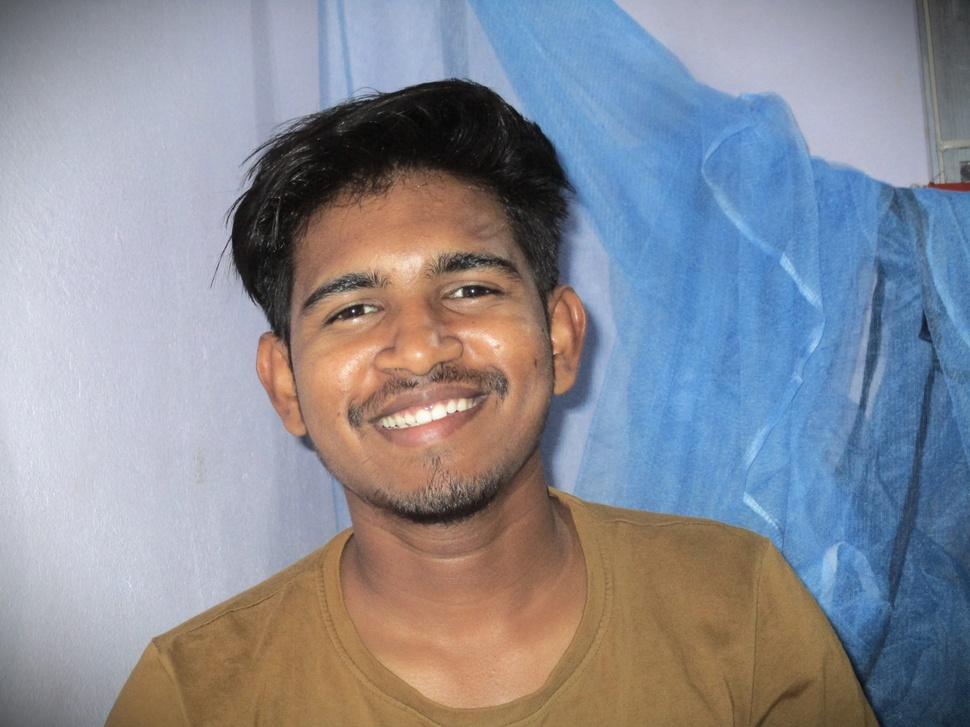
#> input picture week1/python_libraries/Numpy/image1.jpg, 970 x 727 px, shrunk from 5152 x 3864 before the run
$ python imageProcessing.py
#> lines starting #> are read from the running program, lines starting #| are printed output that depends on the picture; after the words box and inside, x2 and y2 are one past the last pixel; in counts of white or black regions, pixels touching at a corner belong together
import numpy as np
import matplotlib.pyplot as plt
import os

# Get the directory where this script is located
script_dir = os.path.dirname(os.path.abspath(__file__))
image_path = os.path.join(script_dir, 'image1.jpg')

# Load an image from file
image = plt.imread(image_path)
#> image is the input picture: shape (727, 970, 3); mean R, G, B 137.6, 139.9, 149.4
image_data = image / 255.0  # Normalize pixel values to [0, 1]
print(f"Original image shape: {image.shape}")
#| Original image shape: (727, 970, 3)

plt.figure(figsize=(12, 4))

# Display original image
plt.subplot(1, 2, 1)
plt.title('Original Image')
plt.imshow(image)
plt.axis('off')

# Display histogram
plt.subplot(1, 2, 2)
plt.title('Histogram')
plt.hist(image_data.ravel(), bins=256, color='orange', alpha=0.7)
plt.xlabel('Pixel Intensity')
plt.ylabel('Frequency')
plt.xlim([0, 1])
plt.grid()

plt.tight_layout()
plt.show()
#> figure, not shown here; panel 2: tallest bar 21441 high, from x = 0.796 to 0.8

# === IMAGE ANALYSIS TECHNIQUES ===

# 1. Basic Image Statistics
print("\n=== IMAGE STATISTICS ===")
print(f"Image dimensions: {image.shape}")
#| Image dimensions: (727, 970, 3)
print(f"Data type: {image.dtype}")
#| Data type: uint8
print(f"Min pixel value: {np.min(image)}")
#| Min pixel value: 4
print(f"Max pixel value: {np.max(image)}")
#| Max pixel value: 255
print(f"Mean pixel value: {np.mean(image):.2f}")
#| Mean pixel value: 142.32
print(f"Standard deviation: {np.std(image):.2f}")
#| Standard deviation: 52.97

# 2. Channel Analysis (for RGB images)
if len(image.shape) == 3:
    print(f"\n=== RGB CHANNEL ANALYSIS ===")
    red_channel = image[:, :, 0]
    green_channel = image[:, :, 1]
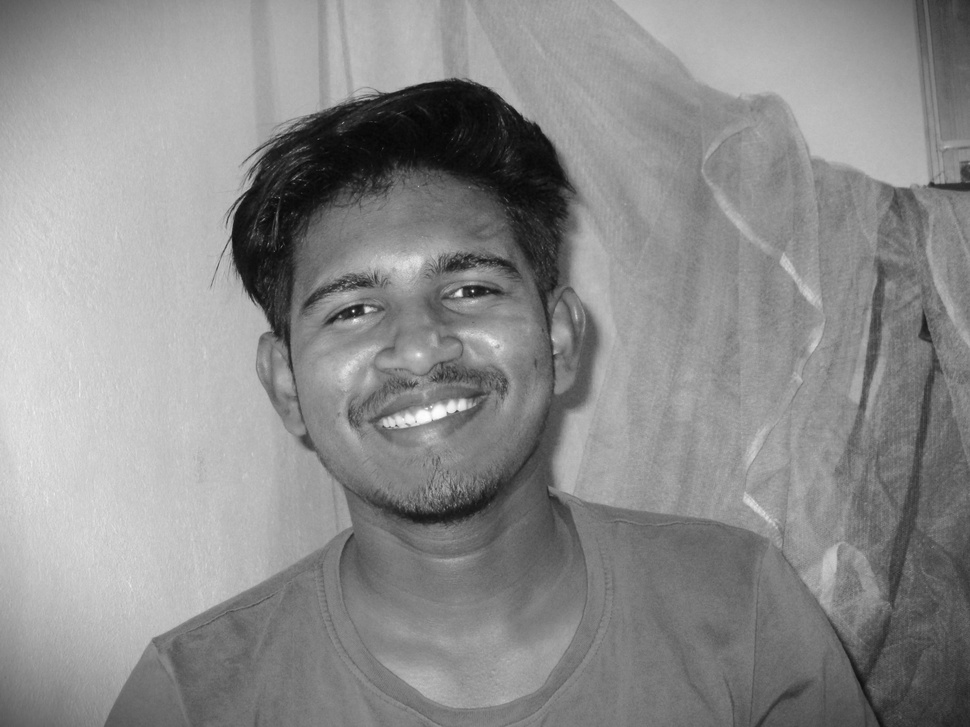
#> green_channel: shape (727, 970); min 5, max 254, mean 139.9
    blue_channel = image[:, :, 2]
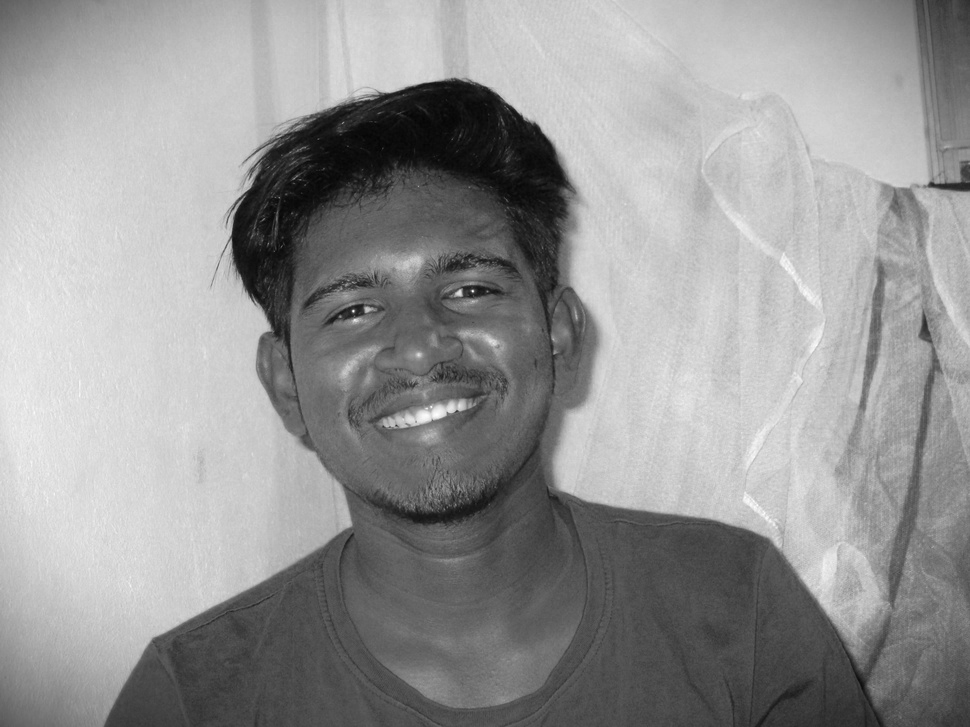
#> blue_channel: shape (727, 970); min 4, max 255, mean 149.4

    print(f"Red channel - Min: {np.min(red_channel)}, Max: {np.max(red_channel)}, Mean: {np.mean(red_channel):.2f}")
#| Red channel - Min: 6, Max: 255, Mean: 137.62
    print(f"Green channel - Min: {np.min(green_channel)}, Max: {np.max(green_channel)}, Mean: {np.mean(green_channel):.2f}")
#| Green channel - Min: 5, Max: 254, Mean: 139.88
    print(f"Blue channel - Min: {np.min(blue_channel)}, Max: {np.max(blue_channel)}, Mean: {np.mean(blue_channel):.2f}")
#| Blue channel - Min: 4, Max: 255, Mean: 149.45

# 3. Convert to grayscale for further analysis
gray_image = np.dot(image[...,:3], [0.2989, 0.5870, 0.1140])  # RGB to grayscale conversion
print(f"\n=== GRAYSCALE ANALYSIS ===")
print(f"Grayscale image shape: {gray_image.shape}")
#| Grayscale image shape: (727, 970)
print(f"Grayscale mean brightness: {np.mean(gray_image):.2f}")
#| Grayscale mean brightness: 140.28

# 4. Visual Analysis - Multiple views
plt.figure(figsize=(15, 10))

# Original image
plt.subplot(3, 3, 1)
plt.title('Original Image')
plt.imshow(image)
plt.axis('off')

# RGB channels separately
plt.subplot(3, 3, 2)
plt.title('Red Channel')
plt.imshow(image[:, :, 0], cmap='Reds')
plt.axis('off')

plt.subplot(3, 3, 3)
plt.title('Green Channel')
plt.imshow(image[:, :, 1], cmap='Greens')
plt.axis('off')

plt.subplot(3, 3, 4)
plt.title('Blue Channel')
plt.imshow(image[:, :, 2], cmap='Blues')
plt.axis('off')

# Grayscale
plt.subplot(3, 3, 5)
plt.title('Grayscale')
plt.imshow(gray_image, cmap='gray')
plt.axis('off')

# Histogram for each channel
plt.subplot(3, 3, 6)
plt.title('RGB Histograms')
plt.hist(red_channel.ravel(), bins=50, alpha=0.5, color='red', label='Red')
plt.hist(green_channel.ravel(), bins=50, alpha=0.5, color='green', label='Green')
plt.hist(blue_channel.ravel(), bins=50, alpha=0.5, color='blue', label='Blue')
plt.xlabel('Pixel Intensity')
plt.ylabel('Frequency')
plt.legend()

# Image brightness analysis
plt.subplot(3, 3, 7)
plt.title('Brightness Distribution')
plt.hist(gray_image.ravel(), bins=50, color='gray', alpha=0.7)
plt.xlabel('Brightness Level')
plt.ylabel('Frequency')

# Edge detection (simple gradient)
grad_x = np.gradient(gray_image, axis=1)
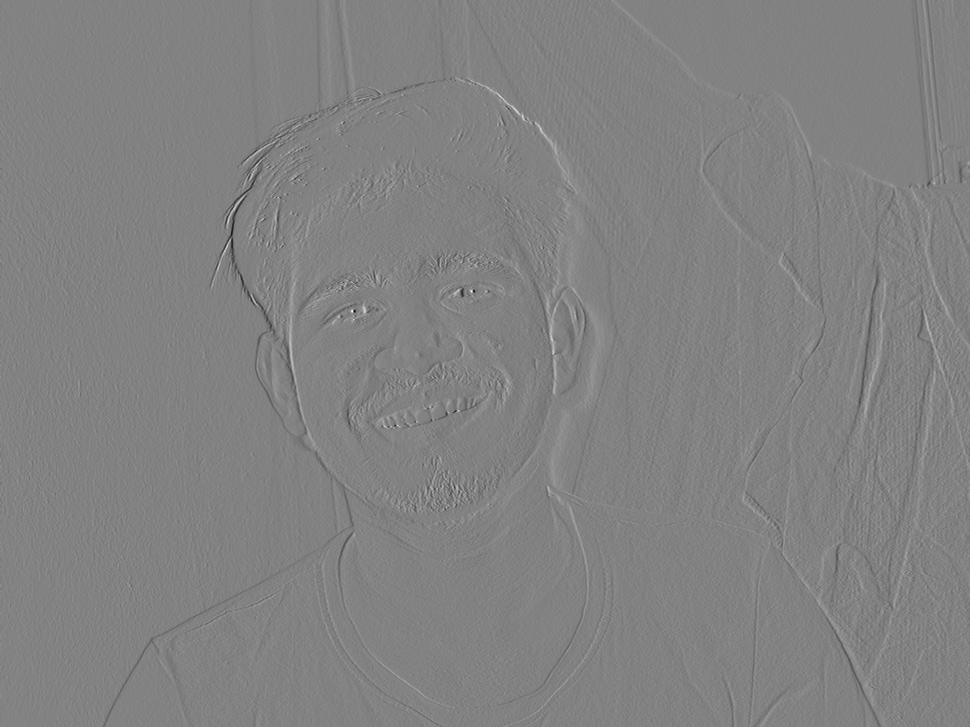
#> grad_x: shape (727, 970) float64; min -95.07, max 91.02, mean -0.1; drawn with min black and max white
grad_y = np.gradient(gray_image, axis=0)
edges = np.sqrt(grad_x**2 + grad_y**2)
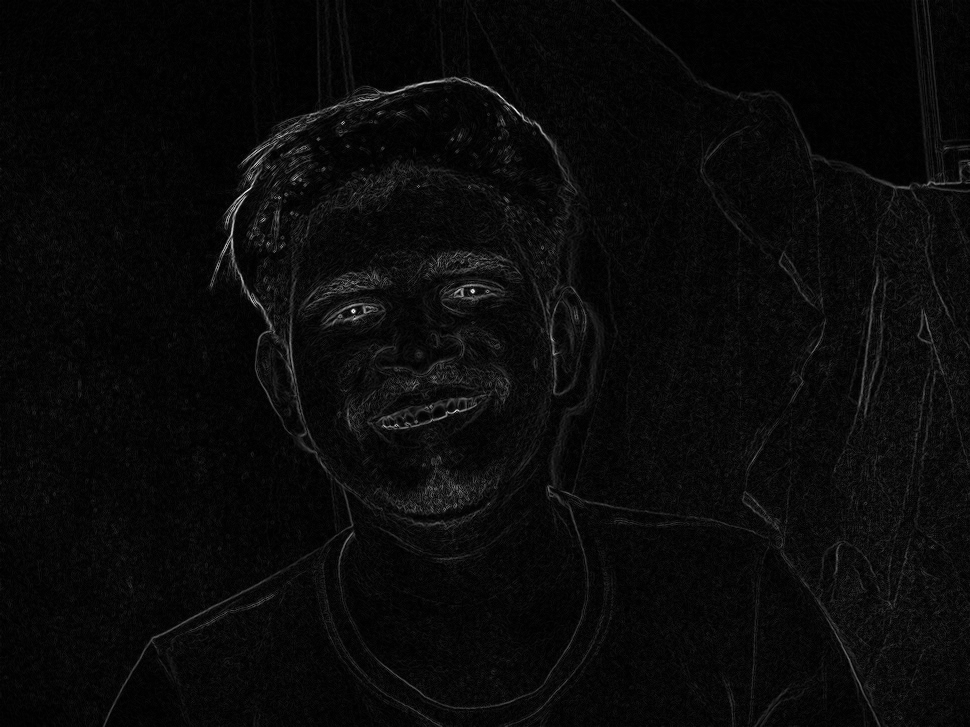
#> edges: shape (727, 970) float64; min 0, max 98.52, mean 4; drawn with min black and max white

plt.subplot(3, 3, 8)
plt.title('Edge Detection')
plt.imshow(edges, cmap='gray')
plt.axis('off')

# Image regions analysis (darker vs brighter areas)
threshold = np.mean(gray_image)
#> threshold = 140.3
binary_image = gray_image > threshold
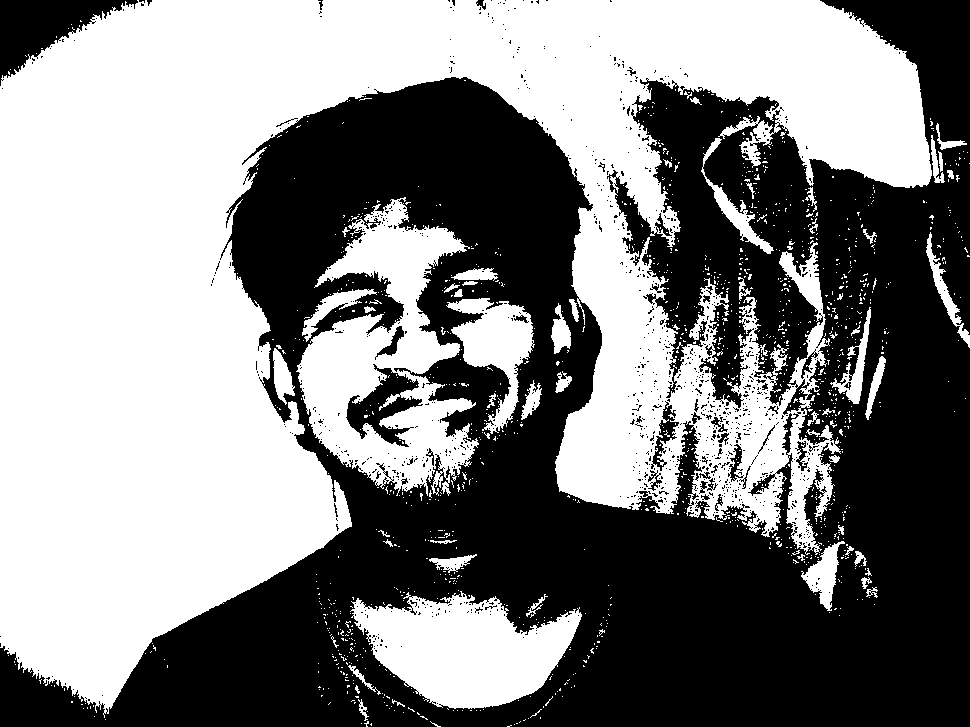
#> binary_image: shape (727, 970) bool; 51.1% white; 1056 black regions (1016 under 20 px), largest, box (x1, y1, x2, y2) and area: (0, 0, 970, 727) 331557, (0, 0, 138, 86) 5040, (346, 364, 423, 447) 2600

plt.subplot(3, 3, 9)
plt.title(f'Binary (Threshold: {threshold:.1f})')
plt.imshow(binary_image, cmap='gray')
plt.axis('off')

plt.tight_layout()
plt.show()
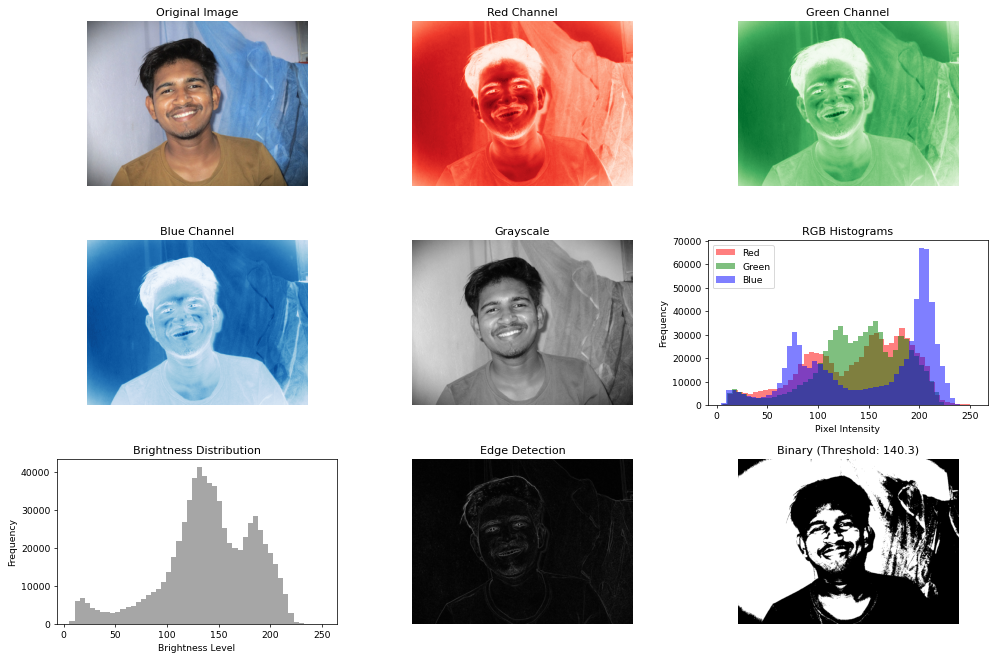
#> figure drawn by matplotlib, 9 panels; panel 6: tallest bar 32852 high, from x = 180.3 to 185.3; panel 6: tallest bar 35971 high, from x = 154.4 to 159.4; panel 6: tallest bar 66957 high, from x = 199.8 to 204.8; panel 7: tallest bar 41222 high, from x = 129 to 133.9

# 5. Quantitative Analysis
print(f"\n=== QUANTITATIVE ANALYSIS ===")
print(f"Image size in pixels: {image.shape[0] * image.shape[1]:,}")
#| Image size in pixels: 705,190
print(f"Bright pixels (above mean): {np.sum(gray_image > np.mean(gray_image)):,} ({np.sum(gray_image > np.mean(gray_image))/gray_image.size*100:.1f}%)")
#| Bright pixels (above mean): 360,415 (51.1%)
print(f"Dark pixels (below mean): {np.sum(gray_image <= np.mean(gray_image)):,} ({np.sum(gray_image <= np.mean(gray_image))/gray_image.size*100:.1f}%)")
#| Dark pixels (below mean): 344,775 (48.9%)
print(f"High contrast areas (edge strength > 30): {np.sum(edges > 30):,}")
#| High contrast areas (edge strength > 30): 3,083

# 6. Color dominance analysis
dominant_colors = []
for i, color_name in enumerate(['Red', 'Green', 'Blue']):
    channel_mean = np.mean(image[:, :, i])
    dominant_colors.append((color_name, channel_mean))
#> this loop made 3 passes
#> channel_mean on passes 1 to 3: 137.6, 139.9, 149.4
#> after the loop, dominant_colors = [('Red', 137.6), ('Green', 139.9), ('Blue', 149.4)]

dominant_colors.sort(key=lambda x: x[1], reverse=True)
print(f"\n=== COLOR DOMINANCE ===")
for i, (color, value) in enumerate(dominant_colors):
    print(f"{i+1}. {color}: {value:.2f}")
#> this loop made 3 passes
#| 1. Blue: 149.45
#| 2. Green: 139.88
#| 3. Red: 137.62

print("\n=== ANALYSIS COMPLETE ===")
print("This analysis includes:")
print("• Basic statistics (dimensions, min/max/mean values)")
print("• RGB channel separation and analysis")
print("• Grayscale conversion")
print("• Visual representations of different aspects")
print("• Edge detection using gradients")
print("• Binary thresholding")
print("• Quantitative measurements")
print("• Color dominance ranking")
